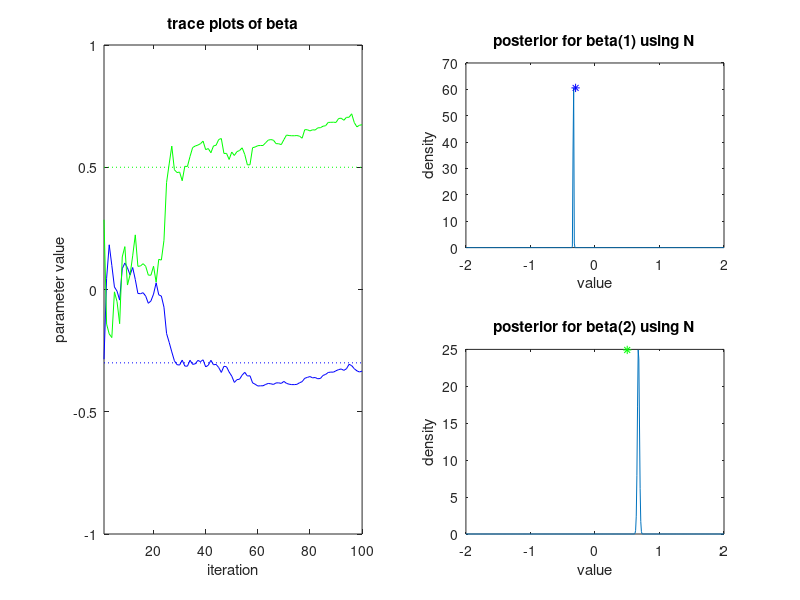
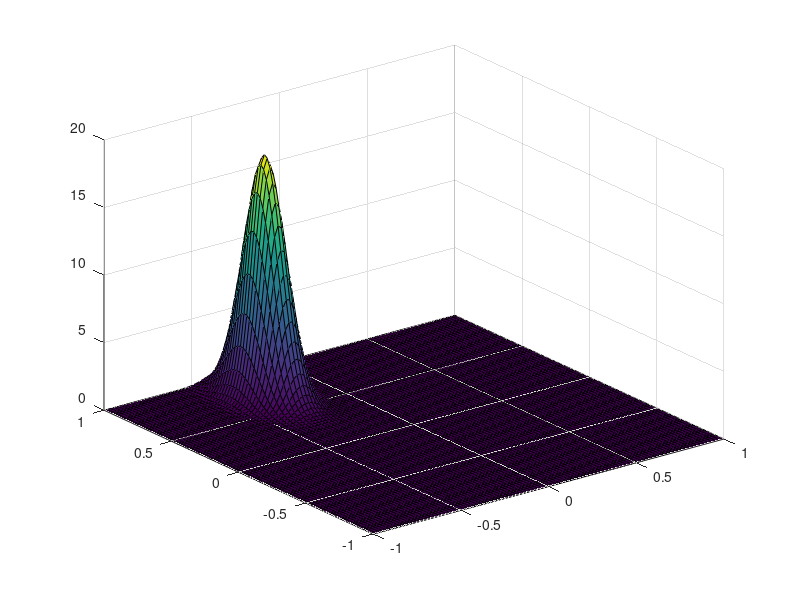

MATLAB code to generate these figures, in order:
% ---------------------------------------------
%
% Bayesian Linear regression example
% using Conjugate priors
%
% Johan Dahlin (johan.dahlin@isy.liu.se)
% 2013-03-19
%
% ---------------------------------------------

% Parameters
bs=[-0.3 0.5];		% True linear coefficients
sigmae=0.5; 		% Noise variance
s0inv=2;		% Hyper prior
m0=0;			% Hyper prior
N=100;			% Number of data points

% Generate data
for n=1:N
    x(n)=2*rand-1;
    y(n)=bs(1)+bs(2)*x(n)+sqrt(sigmae)*randn;
end


% Construct matrices
mN=[]; sNinv=[]; X=[]; Y=[];

% Update the coefficent estimates using all the N data points
for n=1:N
    X(n,:)=[1 x(n)]'; Y(n,:)=y(n);
    sNinv=s0inv+1/sigmae*X'*X;
    mN(n,:)=sNinv\(s0inv*m0+1/sigmae*X'*Y);
end

% Plotting the results
figure(1);
subplot(2,2,[1 3]);
plot([1 N],bs(1)*[1 1],'b:',[1 N],bs(2)*[1 1],'g:',...
    1:N,mN(:,1),'b',1:N,mN(:,2),'g');
axis([1 N -1 1])
title('trace plots of beta'); xlabel('iteration'); ylabel('parameter value');

subplot(2,2,2);
xx=-2:0.01:2;
yy=normpdf(xx,mN(N,1),1/sNinv(1,1));
[yymax xxmax]=max(yy);
plot(xx,yy,bs(1),yymax,'b*');
title('posterior for beta(1) using N'); xlabel('value'); ylabel('density');

subplot(2,2,4);
xx=-2:0.01:2;
yy=normpdf(xx,mN(N,2),1/sNinv(2,2));
plot(xx,yy);
[yymax xxmax]=max(yy);
plot(xx,yy,bs(2),yymax,'g*');
title('posterior for beta(2) using N'); xlabel('value'); ylabel('density');

% Plot the esto,ated parameter distributions
figure(2)

[X1,X2] = meshgrid(linspace(-1,1,100)', linspace(-1,1,100)');
X = [X1(:) X2(:)];
p = mvnpdf(X, mN(N,:), inv(sNinv));
surf(X1,X2,reshape(p,100,100));
